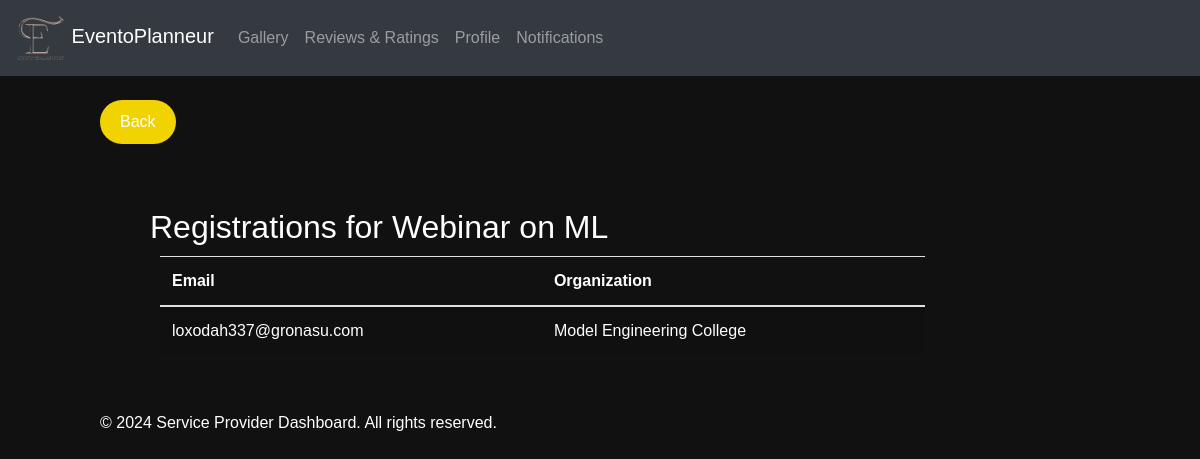
Page /display_registrations/65/ on the committed database.
### eventapp/models.py (models this page shows, shortened)
class Webinar(models.Model):
    EVENT_TYPE_CHOICES = [
    ('Online', 'Online'),
    ('Offline', 'Offline'),
]
    id = models.AutoField(primary_key=True)
    title = models.CharField(max_length=100)
    event_type = models.CharField(max_length=10, choices=EVENT_TYPE_CHOICES, default='offline')
    description = models.TextField()
    date = models.DateField(default=None, blank=True, null=True)
    start_time = models.TimeField(blank=True, null=True)
    end_time = models.TimeField(blank=True, null=True)
    location = models.CharField(max_length=200, blank=True, null=True)
    poster = models.URLField(blank=True, null=True)
    organizer_name = models.CharField(max_length=100)
    deadline = models.DateField(default=None, blank=True, null=True)
    fee = models.DecimalField(max_digits=10, decimal_places=2, blank=True, null=True)
    speakers = models.ManyToManyField(Speaker, blank=True)
    org_user=models.ForeignKey(CustomUser, on_delete=models.CASCADE,null=True,blank=True)
    livestream = models.URLField(blank=True, null=True)
    phone_number = models.CharField(max_length=15)
    max_participants = models.PositiveIntegerField(null=True,default=50)
    status = models.IntegerField(default=1,null=True,blank=True)
    def get_registrations(self):
        return WebinarRegistration.objects.filter(webinar=self)

class WebinarRegistration(models.Model):
    certificate_status=models.IntegerField(default=0,null=True,blank=True)
    user = models.ForeignKey(Attendee, on_delete=models.CASCADE)
    webinar = models.ForeignKey(Webinar, on_delete=models.CASCADE)

class Attendee(models.Model):
    name = models.CharField(max_length=255)
    email = models.EmailField()
    organization= models.CharField(max_length=255,blank=True, null=True)
    phone_number = models.CharField(max_length=20)
    location = models.CharField(max_length=255)
    interests = models.TextField(blank=True, null=True)
    org_user=models.ForeignKey(CustomUser, on_delete=models.CASCADE,null=True,blank=True)

### eventapp/views.py (the view)
# urls.py: path('display_registrations/<int:webinar_id>/', views.display_registrations, name='display_registrations'),
def display_registrations(request, webinar_id):
    webinar = Webinar.objects.get(pk=webinar_id)
    registrations = webinar.get_registrations()
    return render(request, 'registration_list.html', {'webinar': webinar, 'registrations': registrations})

### templates/registration_list.html (shortened to what this page needs)
{% load static %}
<!DOCTYPE html>
<html lang="en">
<head>
  <link rel="stylesheet" href="https://maxcdn.bootstrapcdn.com/bootstrap/4.5.2/css/bootstrap.min.css">
  <link rel="stylesheet"type="text/css" href="{% static 'css/webinar.css' %}">
</head>
<body>
  <nav class="navbar navbar-expand-md bg-dark navbar-dark">
    <div class="containers">
      <a class="navbar-brand" href="{% url 'eventapp:orghome' %}">
        <img src="{% static 'images/Eventoplanneur.png' %}" alt="Logo" width="50"> EventoPlanneur
      </a>
      <div class="collapse navbar-collapse" id="navbarCollapse">
        <ul class="navbar-nav ml-auto">
          <li class="nav-item"><a class="nav-link" href="#gallery">Gallery</a></li>
          <li class="nav-item"><a class="nav-link" href="#reviews">Reviews & Ratings</a></li>
          <li class="nav-item"><a class="nav-link" href="{% url 'eventapp:org_profile' %}">Profile</a></li>
          <li class="nav-item"><a class="nav-link" href="#notifications">Notifications</a></li>
        </ul>
      </div>
    </div>
  </nav>
  <div style="margin-left:100px;margin-right:225px" ><br>
    <a class="btn2" onclick="goBack()" style="background-color: #F1D302; /* Yellow */
    border: none;
    color: white;
    padding: 10px 20px;
    text-align: center;
    text-decoration: none;
    display: inline-block;
    font-size: 16px;
    cursor: pointer;
    border-radius: 40px;">
    Back
</a>
<br><br>
    <div class="reg">
    {% block content %}
    <h2>Registrations for {{ webinar.title }}</h2>
    <div class="container">
      <table class="table table-striped">
        <thead>
          <tr>
            <th>Email</th>
            <th>Organization</th>
          </tr>
        </thead>
        <tbody>
          {% for registration in registrations %}
          <tr>
            <td>{{ registration.user.email }}</td>
            <td>{{ registration.user.organization }}</td>
          </tr>
          {% endfor %}
        </tbody>
      </table>
    </div>
  {% endblock %}
    </div>
    <footer>
        <p>&copy; 2024 Service Provider Dashboard. All rights reserved.</p>
    </footer>
</body>
</html>

### static/css/webinar.css (style rules this page uses)
body { font-family: Arial, sans-serif; margin: 0; padding: 0; background-position: center; color: #ad6341; background-image: url("/static/images/bg.gif"); background-size: cover; }
.containers { display: flex; justify-content: space-between; text-align: right; }
.container { display: flex; justify-content: space-between; margin: 5px; }

### templates/registration_list.html (style rules this page uses)
:root { --gradient: linear-gradient(to left top, #DD2476 10%, #FF512F 90%) !important; }
body { background: #111 !important;; color:white; }
.table { color:white; }
.reg { margin:40px; color:white; }
h2 { margin:10px; }

### rows in the picture
Webinar: title "Webinar on ML"
WebinarRegistration: user.email "loxodah337@gronasu.com", user.organization "Model Engineering College"
